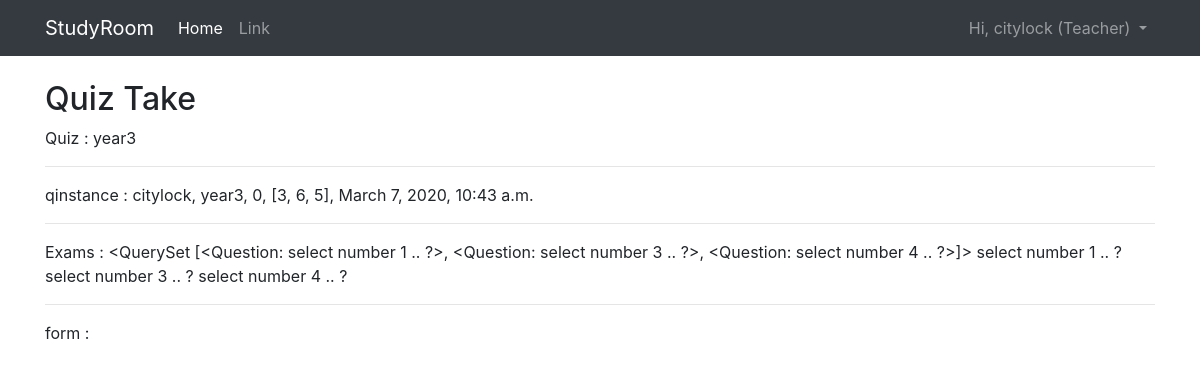
The page /quizzes/year3/test/ (signed in) on the database its author committed.
### studyroom/models.py (models this page shows, shortened)
class Quiz(models.Model):
    title = models.CharField(max_length=60, blank=False)
    slug = models.SlugField(max_length=60, blank=False, help_text="a user friendly url")
    max_question = models.PositiveIntegerField(blank=True, null=True, verbose_name="Max Questions", help_text="Number of questions to be answered on each attempt.")
    def __str__(self):
        return self.title

class TakenQuiz(models.Model):
    student = models.ForeignKey(User, on_delete=models.CASCADE, related_name='std_taken')
    quiz = models.ForeignKey(Quiz, on_delete=models.CASCADE, null=True)
    questions = models.TextField(null=True)
    curr_question = models.PositiveIntegerField(default=0)
    answer = models.TextField(null=True)
    completed = models.BooleanField(default=False)
    completed_date = models.DateTimeField(auto_now=True)
    created_date = models.DateTimeField(auto_now_add=True)

class Question(models.Model):
    quiz = models.ForeignKey(Quiz,verbose_name="Quiz", blank=True, on_delete=models.CASCADE)
    text = models.CharField(max_length=150, blank=False)
    section = models.CharField(max_length=30, null=True, blank=True, choices=SECTION_OPTIONS)
    def __str__(self):
        return self.text

### studyroom/views.py (the view)
# urls.py: path('<slug:slug>/test/', views.quizTest, name='quiz-test'),
def quizTest(request,slug):
    print("===== Log IN :: view quizTest ===========")
    quiz = Quiz.objects.get(slug=slug)
    questions = Question.objects.filter(quiz=quiz)
    print('Number of questions: ', questions.count())
    user = request.user
    left_quiz = TakenQuiz.objects.filter(student=user, quiz=quiz, completed=False).first()
    if left_quiz is None:
        print ('Create new quiz.... ')
        question_list = getQuestionList(slug, user)
        qlist_txt = list2text(question_list)
        print ('Selected questions : ', question_list)
        qinstance = TakenQuiz.objects.create(
                    student = user,
                    quiz = quiz,
                    questions = qlist_txt,
                    curr_question = 0,
                    answer = '[]',
                    completed = False,
                )
    else :
        print ('We have uncompleted quiz.. ')
        qinstance = left_quiz
    print ('Question list : ', qinstance.questions)
    exams = get_exam_questions(qinstance.questions)
    context = {'exams':exams
            ,'quiz':quiz
            ,'qinstance':qinstance
        }
    return render(request, "studyroom/quizTest.html", context)

### studyroom/views.py (called while the page is built)
def text2list(txt):
    jsonDec = json.decoder.JSONDecoder()
    lst = jsonDec.decode(txt)
    return lst

def get_exam_questions(qlist):
    print("===== Log IN :: view get_exam_questions ===========")
    exams = Question.objects.all()
    ids = text2list(qlist)
    exams = Question.objects.filter(id__in=ids)
    return exams

### studyroom/templates/studyroom/quizTest.html (shortened to what this page needs)
{% extends 'base.html' %}
{% load crispy_forms_tags %}
{% block content %}
<h2>Quiz Take</h2>
Quiz : {{ quiz }}
<hr>
qinstance : {{ qinstance.student }}, {{ qinstance.quiz }}, {{qinstance.curr_question}}, {{qinstance.questions}}, {{qinstance.created_date}}
<hr>
Exams : {{ exams }}
{% for ex in exams %}
{{ ex }}
{% endfor %}
<hr>
form : {{ form }}
{% endblock %}

### studyroom/templates/base.html (shortened to what this page needs)
<!doctype html>
<html lang="en">
  <head>
    <link rel="stylesheet" href="https://maxcdn.bootstrapcdn.com/bootstrap/4.0.0/css/bootstrap.min.css">
  </head>
  <body>
    {% include 'navbar.html' %}
    <div class='container'>
    {% block content %}
    {% endblock %}
    </div>
  </body>
</html>

### studyroom/templates/navbar.html (shortened to what this page needs)
<nav class="navbar navbar-expand-lg navbar-dark bg-dark mb-4">
    <div class='container'>
        <a class="navbar-brand" href="{% url 'home' %}">StudyRoom</a>
        <div class="collapse navbar-collapse" id="navbarSupportedContent">
            <ul class="navbar-nav mr-auto">
            <li class="nav-item active">
                <a class="nav-link" href="{% url 'home' %}">Home <span class="sr-only">(current)</span></a>
            </li>
            <li class="nav-item">
                <a class="nav-link" href="#">Link</a>
            </li>
            </ul>
            {% if user.is_authenticated %}
                <ul class="navbar-nav">
                    <li class="nav-item dropdown">
                        <a class="nav-link dropdown-toggle" href="#" id="navbarDropdown" role="button" data-toggle="dropdown" aria-haspopup="true" aria-expanded="false">
                        Hi, {{ user.username }}
                        {% if user.is_staff %}
                            (Teacher)
                        {% else %}
                            (Student)
                        {% endif %}
                        </a>
                    </li>
                </ul>
            {% else %}
            <form class="form-inline my-2 my-lg-0">
                <a href="{% url 'login' %}" class="btn btn-outline-secondary mr-2">Log in</a>
                <a href="{% url 'signup' %}" class="btn btn-primary">Sign up</a>
            </form>
            {% endif %}
        </div>
    </div>
</nav>

### rows shown on the page
Quiz: title "year3"
TakenQuiz: student "citylock", quiz "year3", curr_question "0", questions "[3, 6, 5]", created_date "March 7, 2020, 10:43 a.m."
Question: text.text "<QuerySet [<Question: select number 1 .. ?>, <Question: select number 3 .. ?>, <Question: select number 4 .. ?>]>", text "select number 1 .. ?"
Question: text "select number 3 .. ?"
Question: text "select number 4 .. ?"

### other values the page prints
{{ user.username }} "citylock"
